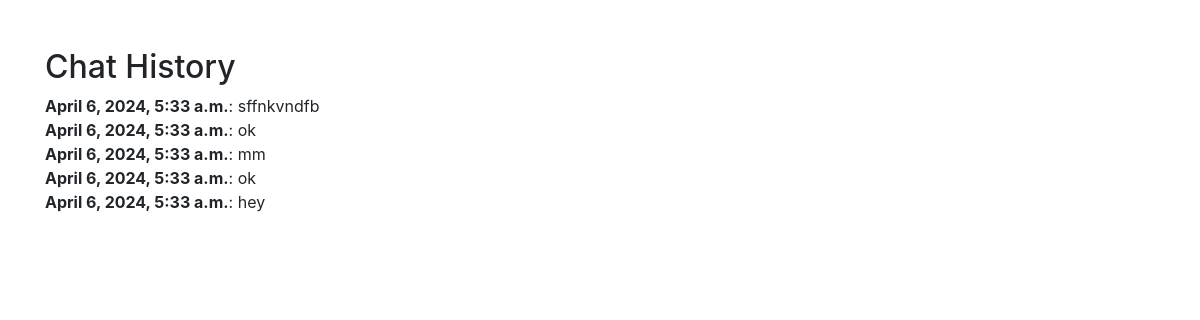
Screenshot of /chat-history (signed in) with the database file from the repository.
### chatapp/models.py (models this page shows, shortened)
class Chat(models.Model):
    user = models.ForeignKey(User, on_delete=models.CASCADE)
    message = models.TextField()
    response = models.TextField()
    created_at = models.DateTimeField(auto_now_add=True)

### chatapp/views.py (the view)
# urls.py: path('chat-history', views.chat_history, name='chat_history'),
@login_required
def chat_history(request):
    chats = Chat.objects.filter(user=request.user).order_by('-created_at')
    return render(request, 'chat_history.html', {'chats': chats})

### templates/chat_history.html
{% extends 'base.html' %}
{% block content %}
<div class="container mt-5">
  <h2>Chat History</h2>
  <ul class="list-unstyled">
    {% for chat in chats %}
    <li>
      <strong>{{ chat.created_at }}</strong>: {{ chat.message }}
    </li>
    {% endfor %}
  </ul>
</div>
{% endblock %}

### rows the page displays
Chat: created_at "April 6, 2024, 5:33 a.m.", message "sffnkvndfb"
Chat: created_at "April 6, 2024, 5:33 a.m.", message "ok"
Chat: created_at "April 6, 2024, 5:33 a.m.", message "mm"
Chat: created_at "April 6, 2024, 5:33 a.m.", message "ok"
Chat: created_at "April 6, 2024, 5:33 a.m.", message "hey"
